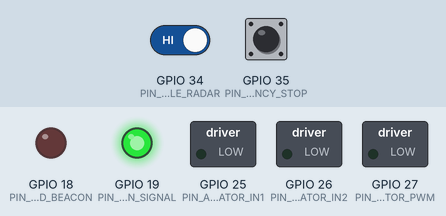
Recording of a sketch running on a simulated ESP32. Shown: switched loads named in the sketch (green lamp = pin HIGH), output pins drawn as LEDs (lit = HIGH). The inputs (shaded band) are chosen by the test bench; at power-on: GPIO 35 (PIN_EMERGENCY_STOP) HIGH, GPIO 34 (PIN_OBSTACLE_RADAR) HIGH. WiFi joins after 1.5 s; servers stay silent unless stated; uploads are accepted with an empty reply; what the sketch prints to the serial monitor is not drawn.

Above: at 2.7 s.
2.8 s: GPIO 35 (PIN_EMERGENCY_STOP) pulled LOW for 0.15 s
At 4.1 s:
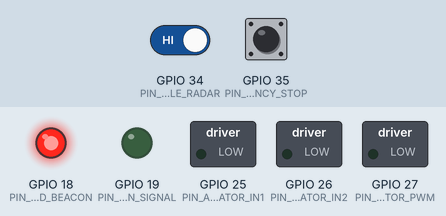
Timing chart, 0 to 5.8 s (numbered marks = the images above; inputs shaded):
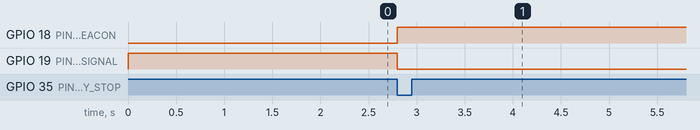

Measured:
- after the input at 2.8 s, GPIO 18 (PIN_RED_BEACON): LOW → HIGH at once; GPIO 19 (PIN_GREEN_SIGNAL): HIGH → LOW at once

The sketch:

rail_bridge_controller.ino
```cpp
/*
 * =========================================================================================
 * RAILSAFE - Automatic Retractable Railway Footbridge Microcontroller Firmware
 * Target Hardware: ESP32-WROOM-32 / ESP32-S3 (Industrial Grade DIN-rail enclosure)
 * Station: Ongole Railway Station (OGL), South Central Railway, India
 *
 * Hardware Interfaces:
 * - Pin 25: Actuator Direction IN1 (H-Bridge / VFD Forward - Extend)
 * - Pin 26: Actuator Direction IN2 (H-Bridge / VFD Reverse - Retract)
 * - Pin 27: Actuator PWM Speed Control (0-255)
 * - Pin 32: Limit Switch 1 (LS1 - Bridge Fully Retracted at Platform A)
 * - Pin 33: Limit Switch 2 (LS2 - Bridge Fully Extended to Platform B)
 * - Pin 34: Optical Barrier Sensor (IR Curtain / LiDAR obstacle detector)
 * - Pin 35: Physical Mushroom Emergency Stop Button (Hardware Interrupt)
 * - Pin 18: Red Visual Flasher Beacon & Horn Relay
 * - Pin 19: Green Pedestrian Crossing Signal Relay
 * =========================================================================================
 */

#include <WiFi.h>
#include <WiFiClientSecure.h>
#include <HTTPClient.h>
#include <ArduinoJson.h>

// --- Configuration ---
// Replace with your local WiFi credentials
const char* WIFI_SSID = "YOUR_WIFI_SSID";
const char* WIFI_PASSWORD = "YOUR_WIFI_PASSWORD";

// Cloud Render Backend URL (replace with your deployed Render URL)
// Example: "https://railsafe-backend.onrender.com" or local "http://192.168.1.100:8000"
const char* BACKEND_SERVER = "https://railsafe-backend.onrender.com";
const char* DEVICE_ID = "ESP32_OGL_BRIDGE_01";
const char* AUTH_TOKEN = "rg_874fe1703f654373bd3fdef5840ad1ee";

// --- Pin Definitions ---
#define PIN_ACTUATOR_IN1 25
#define PIN_ACTUATOR_IN2 26
#define PIN_ACTUATOR_PWM 27
#define PIN_LS_RETRACTED 32
#define PIN_LS_EXTENDED 33
#define PIN_OBSTACLE_RADAR 34
#define PIN_EMERGENCY_STOP 35
#define PIN_RED_BEACON 18
#define PIN_GREEN_SIGNAL 19

// --- State Variables ---
volatile bool emergency_stop_active = false;
volatile bool obstacle_detected = false;
int current_position_pct = 100; // 100% = Extended, 0% = Retracted
String bridge_state = "SAFE_OPEN";
unsigned long last_heartbeat_time = 0;
const unsigned long HEARTBEAT_INTERVAL_MS = 1000;

// --- Interrupt Service Routines ---
void IRAM_ATTR isrEmergencyStop() {
    emergency_stop_active = true;
    digitalWrite(PIN_ACTUATOR_IN1, LOW);
    digitalWrite(PIN_ACTUATOR_IN2, LOW);
    ledcWrite(0, 0); // Cut motor drive immediately
    digitalWrite(PIN_RED_BEACON, HIGH);
    digitalWrite(PIN_GREEN_SIGNAL, LOW);
}

void setup() {
    Serial.begin(115200);
    Serial.println("\n[RAILSAFE ESP32] Initializing Ongole Station Footbridge Controller...");

    // Setup I/O
    pinMode(PIN_ACTUATOR_IN1, OUTPUT);
    pinMode(PIN_ACTUATOR_IN2, OUTPUT);
    pinMode(PIN_RED_BEACON, OUTPUT);
    pinMode(PIN_GREEN_SIGNAL, OUTPUT);

    pinMode(PIN_LS_RETRACTED, INPUT_PULLUP);
    pinMode(PIN_LS_EXTENDED, INPUT_PULLUP);
    pinMode(PIN_OBSTACLE_RADAR, INPUT_PULLUP);
    pinMode(PIN_EMERGENCY_STOP, INPUT_PULLUP);

    // PWM Setup for actuator speed
    ledcAttachPin(PIN_ACTUATOR_PWM, 0);
    ledcSetup(0, 5000, 8); // 5kHz, 8-bit

    // Emergency Stop Interrupt
    attachInterrupt(digitalPinToInterrupt(PIN_EMERGENCY_STOP), isrEmergencyStop, FALLING);

    // Initial safe defaults
    digitalWrite(PIN_GREEN_SIGNAL, HIGH); // Default extended
    digitalWrite(PIN_RED_BEACON, LOW);

    // Connect to WiFi
    WiFi.mode(WIFI_STA);
    WiFi.begin(WIFI_SSID, WIFI_PASSWORD);
    Serial.print("[WiFi] Connecting to Railway Infrastructure Network");
    int retries = 0;
    while (WiFi.status() != WL_CONNECTED && retries < 10) {
        delay(500);
        Serial.print(".");
        retries++;
    }
    if (WiFi.status() == WL_CONNECTED) {
        Serial.println("\n[WiFi] Connected. IP: " + WiFi.localIP().toString());
    } else {
        Serial.println("\n[WiFi] Network offline. Operating in autonomous fail-safe mode.");
    }
}

void loop() {
    unsigned long now = millis();

    // Check optical barrier
    obstacle_detected = (digitalRead(PIN_OBSTACLE_RADAR) == LOW);

    // Periodic Heartbeat and Telemetry Push
    if (now - last_heartbeat_time >= HEARTBEAT_INTERVAL_MS) {
        last_heartbeat_time = now;
        sendTelemetry();
    }

    delay(20);
}

void sendTelemetry() {
    if (WiFi.status() != WL_CONNECTED) return;

    HTTPClient http;
    String url = String(BACKEND_SERVER) + "/api/bridge/esp32/heartbeat";

    if (String(BACKEND_SERVER).startsWith("https")) {
        WiFiClientSecure secureClient;
        secureClient.setInsecure(); // Skip certificate validation for cloud prototype
        http.begin(secureClient, url);
    } else {
        http.begin(url);
    }

    http.addHeader("Content-Type", "application/json");
    http.addHeader("X-API-Key", AUTH_TOKEN);

    StaticJsonDocument<256> doc;
    doc["device_id"] = DEVICE_ID;
    doc["state"] = bridge_state;
    doc["position_pct"] = current_position_pct;
    doc["emergency_active"] = emergency_stop_active;
    doc["obstacle"] = obstacle_detected;
    doc["rssi"] = WiFi.RSSI();

    String requestBody;
    serializeJson(doc, requestBody);

    int httpResponseCode = http.POST(requestBody);
    if (httpResponseCode > 0) {
        Serial.printf("[ESP32 Telemetry] Heartbeat sent to Render. Response: %d\n", httpResponseCode);
    } else {
        Serial.printf("[ESP32 Telemetry] Connection error: %s\n", http.errorToString(httpResponseCode).c_str());
    }
    http.end();
}
```
